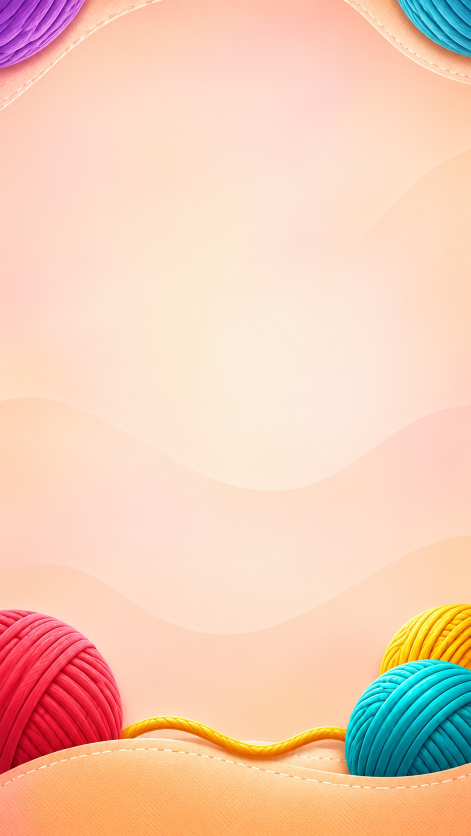
#> input picture assets/images/home_bg.jpg, 941 x 1672 px, given in place of source.png, which was not available (shown at 1/2 size)
$ python make_icons.py ../assets/images
#> lines starting #> are read from the running program, lines starting #| are printed output that depends on the picture; after the words box and inside, x2 and y2 are one past the last pixel; in counts of white or black regions, pixels touching at a corner belong together
# Regenerates every platform app icon from assets/icon/source.png.
# Run from the repo root: python3 tool/make_icons.py .  (needs Pillow)
import json, os, sys
from PIL import Image, ImageDraw
root = sys.argv[1]
src = Image.open(os.path.join(root, 'assets/icon/source.png')).convert('RGB')
#> src is the input picture: PIL image 941x1672 RGB; mean R, G, B 242.1, 204.4, 182.3
N = src.size[0]
#> N = 941
ORANGE = (253, 182, 36)
R, INSET = 322, 5  # rounded-rect radius / inset, trimmed inside the dark AA fringe

def mask(size):
    s = 4
    m = Image.new('L', (size * s, size * s), 0)
    k = s * size / N
    ImageDraw.Draw(m).rounded_rectangle(
        [INSET * k, INSET * k, (N - INSET) * k, (N - INSET) * k], radius=R * k, fill=255)
    return m.resize((size, size), Image.LANCZOS)

full = Image.new('RGB', (N, N), ORANGE); full.paste(src, (0, 0), mask(N))
#> after `full = Image.new('RGB', (N, N), ORANGE)`:
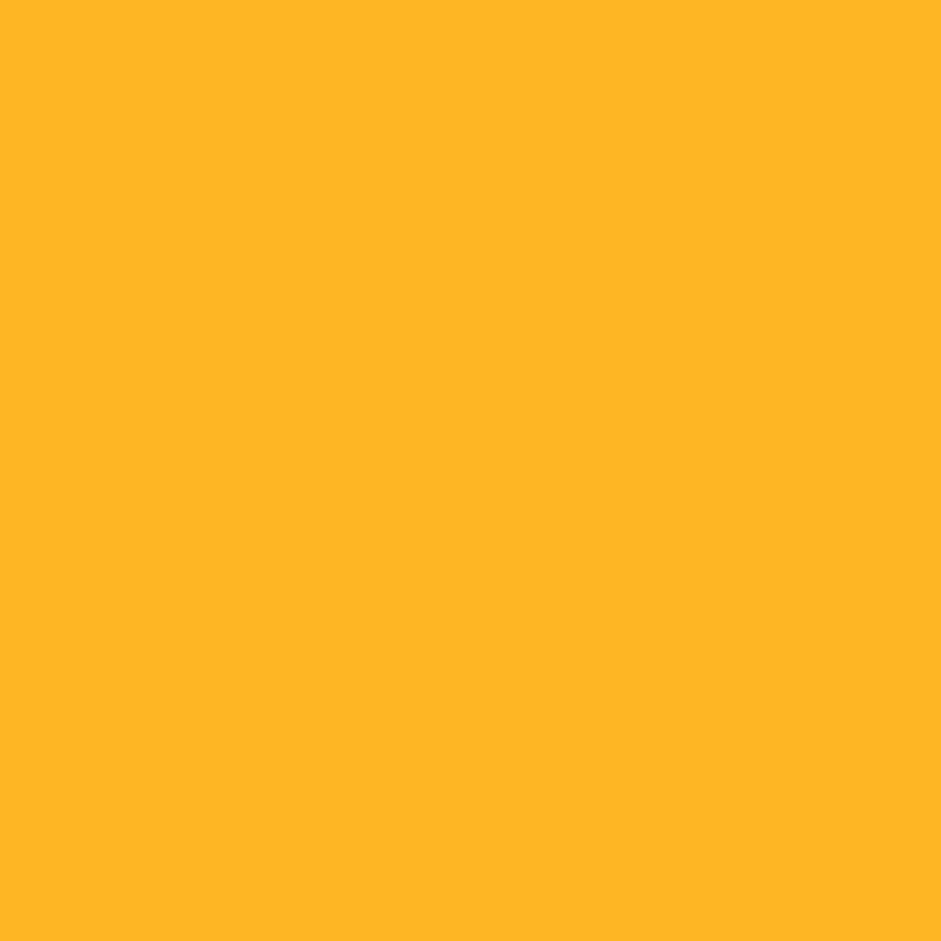
#> full: PIL image 941x941 RGB; mean R, G, B 253, 182, 36
#> in mask, `m = Image.new('L', (size * s, size * s), 0)`: m: PIL image 3764x3764 L; every value is 0
#> in mask, `ImageDraw.Draw(m).rounded_rectangle( [INSET * k, INSET * k, (N - INSET..`:
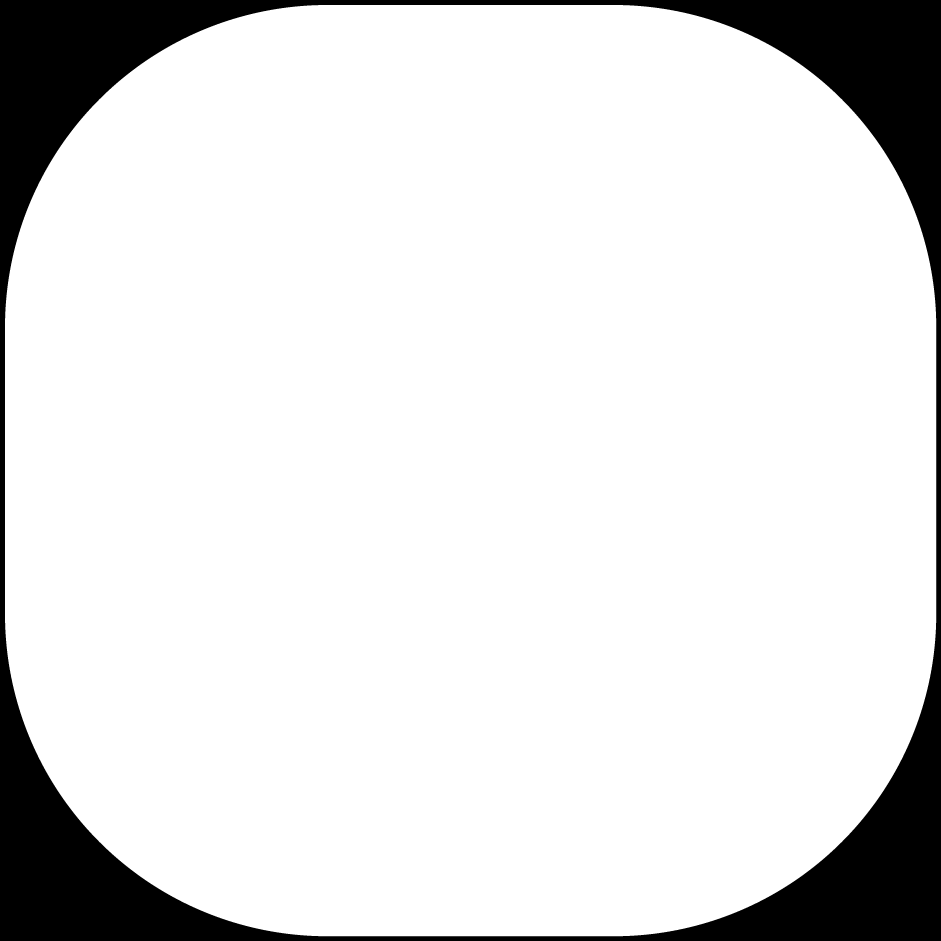
#> m: PIL image 3764x3764 L (shown at 1/4 size); 87.9% white; 1 black region, box (x1, y1, x2, y2) and area: (0, 0, 3764, 3764) 1717627
#> in mask, `return m.resize((size, size), Image.LANCZOS)`:
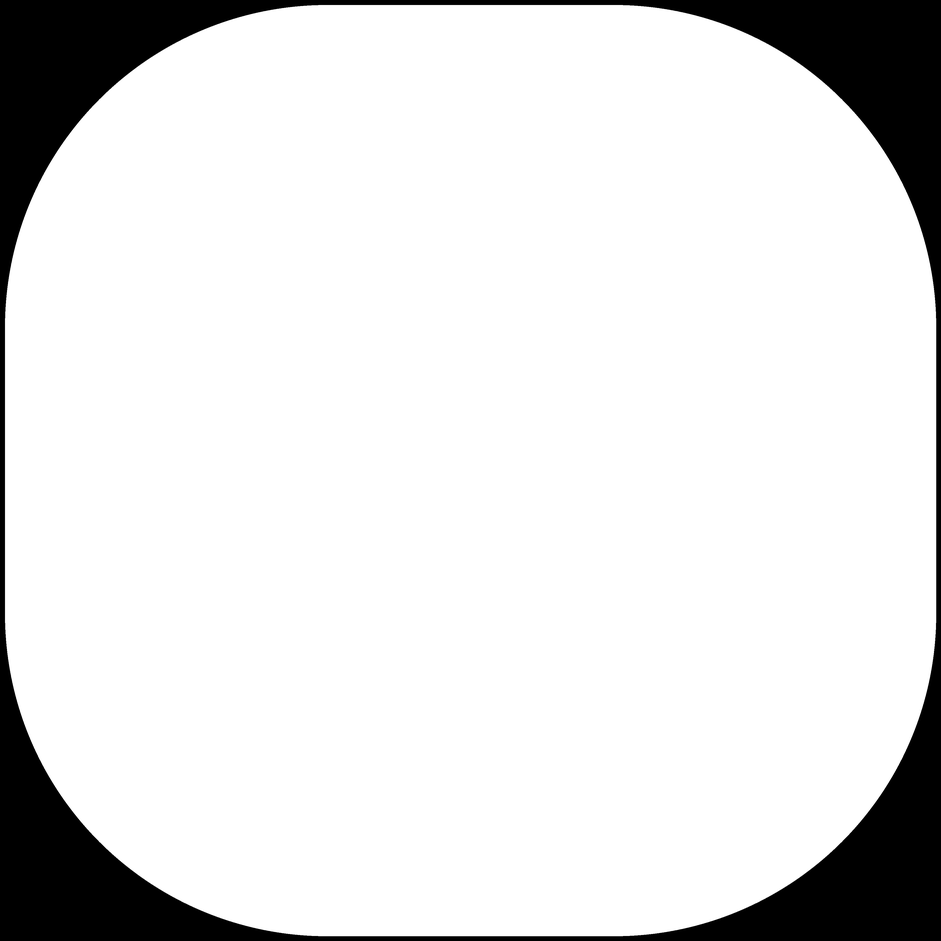
#> returned value: PIL image 941x941 L; min 0, max 255, mean 224.1
#> (the run stopped early here; a loop or call above may not have finished)
